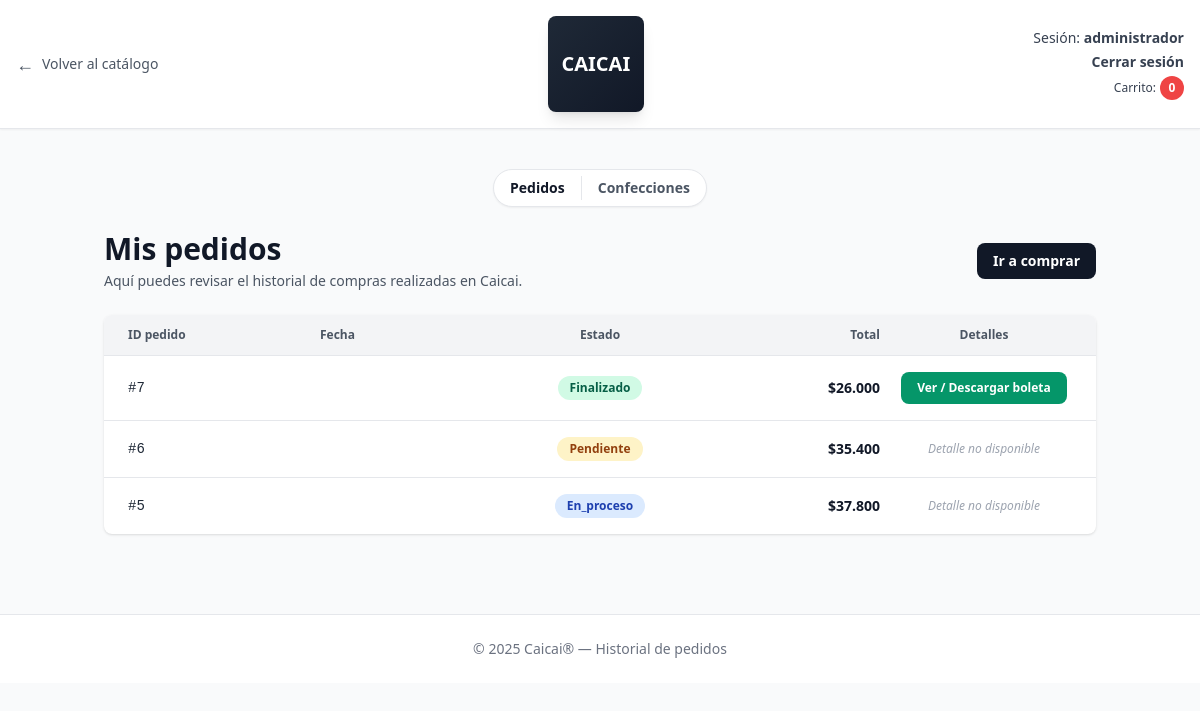
Screenshot of /mis-pedidos/ (signed in) with the database file from the repository.
### core/models.py (models this page shows, shortened)
class Cliente(AbstractUser):
    direccion = models.CharField(max_length=255, blank=True, null=True)
    telefono = models.CharField(max_length=20, blank=True, null=True)
    bloqueado = models.BooleanField(default=False)

class Pedido(models.Model):
    ESTADOS = [
        ('pendiente', 'Pendiente'),
        ('en_proceso', 'En Proceso'),
        ('finalizado', 'Finalizado'),
        ('rechazado', 'Rechazado'),
    ]
    nombre_cliente = models.CharField(max_length=100)
    correo = models.EmailField()
    direccion = models.CharField(max_length=200)
    fecha = models.DateTimeField(auto_now_add=True)
    estado = models.CharField(max_length=20, choices=ESTADOS, default='pendiente')
    total = models.DecimalField(max_digits=10, decimal_places=2, default=0)
    motivo_rechazo = models.TextField(blank=True, null=True)

### core/views.py (the view)
# urls.py: path('mis-pedidos/', views.mis_pedidos, name='mis_pedidos'),
@login_required
def mis_pedidos(request):
    pedidos = Pedido.objects.filter(nombre_cliente=request.user.username).order_by('-fecha')
    for p in pedidos:
        p.boleta_url = _boleta_pedido(p)
    return render(request, 'core/mis_pedidos.html', {
        'pedidos': pedidos,
        'cart_count': _cart_count(request)
    })

### core/templatetags/dict_extras.py (called while the page is built)
@register.filter
def precio_clp(value):
    if value in (None, ''):
        return '$0'
    try:
        dec = Decimal(str(value))
    except (InvalidOperation, TypeError, ValueError):
        return '$0'
    dec = dec.quantize(Decimal('1'))
    num = int(dec)
    formatted = f'{num:,}'.replace(',', '.')
    return f'${formatted}'

### core/views.py (called while the page is built)
def _cart_count(request):
    carrito = request.session.get('carrito', {})
    return sum(int(q) for q in carrito.values())

def _boleta_path(tipo: str, obj_id: int) -> Path:
    base = Path(settings.MEDIA_ROOT) / "boletas"
    base.mkdir(parents=True, exist_ok=True)
    return base / f"{tipo}_{obj_id}.pdf"

def _boleta_url(tipo: str, obj_id: int) -> str:
    return f"{settings.MEDIA_URL.rstrip('/')}/boletas/{tipo}_{obj_id}.pdf"

def _boleta_pedido(pedido):
    if pedido.estado != "finalizado":
        return None
    pdf_path = _boleta_path("pedido", pedido.id)
    if not pdf_path.exists():
        lines = [
            f"Cliente: {pedido.nombre_cliente}",
            f"Correo: {pedido.correo}",
            f"Dirección: {pedido.direccion}",
            f"Fecha: {pedido.fecha:%d/%m/%Y %H:%M}",
            f"Estado: {pedido.estado}",
            f"Total: {pedido.total}",
        ]
        _render_boleta_pdf(f"Boleta Pedido #{pedido.id}", lines, pdf_path)
    return _boleta_url("pedido", pedido.id)

### core/templates/core/mis_pedidos.html (shortened to what this page needs)
{% load static %}
{% load dict_extras %}
<!DOCTYPE html>
<html lang="es">
<head>
  <script src="https://cdn.tailwindcss.com"></script>
</head>
<body class="bg-gray-50 text-gray-900">
  <header class="bg-white border-b shadow-sm">
    <div class="max-w-7xl mx-auto px-4 py-4 flex flex-col gap-3">
      <div class="flex items-center justify-between gap-4">
        <button
          onclick="window.location.href='{% url 'catalogo' %}'"
          class="flex items-center gap-2 text-gray-600 hover:text-gray-900 text-sm"
        >
          <span class="text-lg">←</span>
          <span class="font-medium">Volver al catálogo</span>
        </button>
        <div class="w-24 h-24 bg-gradient-to-br from-gray-800 to-gray-900 rounded-lg flex items-center justify-center shadow-lg">
          <span class="text-white font-bold text-xl">CAICAI</span>
        </div>
        <div class="text-right text-xs sm:text-sm text-gray-700 space-y-1">
          {% if user.is_authenticated %}
            <p>Sesión: <strong>{{ user.username }}</strong></p>
            <p>
              <a href="{% url 'logout_unificado' %}" class="hover:text-gray-900 font-semibold">Cerrar sesión</a>
            </p>
          {% else %}
            <p>
              <a href="{% url 'login_unificado' %}" class="hover:text-gray-900 font-semibold">Iniciar sesión</a> ·
              <a href="{% url 'registro_cliente' %}" class="hover:text-gray-900">Registrarse</a>
            </p>
          {% endif %}
          <p class="mt-2 flex justify-end items-center gap-1 text-xs">
            <span class="font-medium">Carrito:</span>
            <span class="inline-flex items-center justify-center w-6 h-6 rounded-full bg-red-500 text-white text-xs font-bold">
              {{ cart_count|default:0 }}
            </span>
          </p>
        </div>
      </div>
    </div>
  </header>
  <main class="py-10">
    <div class="max-w-5xl mx-auto px-4">
      <div class="flex justify-center mb-6">
        <div class="inline-flex items-center overflow-hidden rounded-full bg-white border border-gray-200 shadow-sm text-sm font-semibold">
          <a href="#pedidos" class="px-4 py-2 text-gray-900 hover:bg-gray-100">Pedidos</a>
          <a href="{% url 'mis_solicitudes_confeccion' %}" class="px-4 py-2 text-gray-600 hover:bg-gray-100">Confecciones</a>
        </div>
      </div>
      <section id="pedidos" class="scroll-mt-24">
      <div class="mb-6 flex flex-col sm:flex-row sm:items-center sm:justify-between gap-3">
        <div>
          <h1 class="text-2xl sm:text-3xl font-bold mb-1">Mis pedidos</h1>
          <p class="text-sm text-gray-600">
            Aquí puedes revisar el historial de compras realizadas en Caicai.
          </p>
        </div>
        <button
          onclick="window.location.href='{% url 'catalogo' %}'"
          class="inline-flex items-center justify-center px-4 py-2 rounded-lg bg-gray-900 text-white text-sm font-semibold hover:bg-gray-800"
        >
          Ir a comprar
        </button>
      </div>
      {% if pedidos %}
        <div class="bg-white rounded-lg shadow overflow-hidden">
          <div class="hidden md:grid md:grid-cols-5 gap-4 px-6 py-3 bg-gray-100 text-xs font-semibold text-gray-600 border-b">
            <div>ID pedido</div>
            <div>Fecha</div>
            <div class="text-center">Estado</div>
            <div class="text-right">Total</div>
            <div class="text-center">Detalles</div>
          </div>
          {% for pedido in pedidos %}
            <div class="border-b last:border-b-0">
              <div class="hidden md:grid md:grid-cols-5 gap-4 px-6 py-4 items-center text-sm">
                <div class="font-mono text-gray-800">#{{ pedido.id }}</div>
                <div class="text-center">
                  <span class="inline-flex px-3 py-1 rounded-full text-xs font-semibold
                    {% if pedido.estado == 'pendiente' %}bg-amber-100 text-amber-800
                    {% elif pedido.estado == 'en_proceso' %}bg-blue-100 text-blue-800
                    {% elif pedido.estado == 'completado' or pedido.estado == 'finalizado' %}bg-emerald-100 text-emerald-800
                    {% elif pedido.estado == 'cancelado' %}bg-red-100 text-red-800
                    {% else %}bg-gray-100 text-gray-700{% endif %}">
                    {{ pedido.estado|capfirst }}
                  </span>
                </div>
                <div class="text-right font-semibold text-gray-900">
                  {{ pedido.total|default:"0"|precio_clp }}
                </div>
                <div class="text-center text-xs text-gray-600">
                  {% if pedido.boleta_url %}
                    <a href="{{ pedido.boleta_url }}" target="_blank" class="inline-flex items-center justify-center px-4 py-2 rounded-lg bg-emerald-600 text-white font-semibold hover:bg-emerald-700">Ver / Descargar boleta</a>
                  {% else %}
                    <span class="italic text-gray-400">Detalle no disponible</span>
                  {% endif %}
                </div>
              </div>
            </div>
          {% endfor %}
        </div>
      {% endif %}
      </section>
    </div>
  </main>
  <footer class="bg-white border-t py-6 mt-10">
    <div class="max-w-7xl mx-auto px-4 text-center text-xs sm:text-sm text-gray-500">
      © 2025 Caicai® — Historial de pedidos
    </div>
  </footer>
</body>
</html>

### rows the page displays
Cliente: username "administrador"
Pedido: id "7", estado "Finalizado", total|precio_clp "$26.000"
Pedido: id "6", estado "Pendiente", total|precio_clp "$35.400", shows "Detalle no disponible"
Pedido: id "5", estado "En_proceso", total|precio_clp "$37.800", shows "Detalle no disponible"

### other values shown
{{ cart_count|default:0 }} "0"
